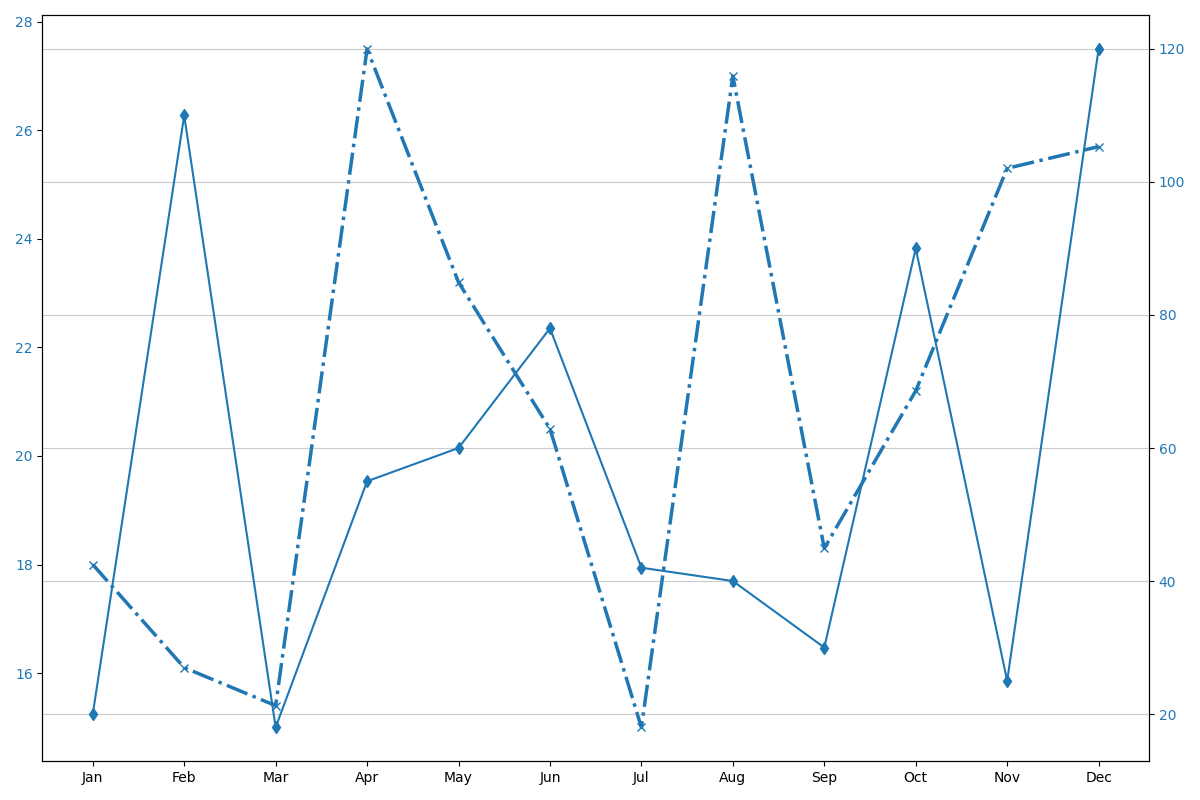

Recreate this plot in Python.
import matplotlib.pyplot as plt

months = ["Jan", "Feb", "Mar", "Apr", "May", "Jun", "Jul", "Aug", "Sep", "Oct", "Nov", "Dec"]
temperatures = [18.0, 16.1, 15.4, 27.5, 23.2, 20.5, 15.0, 27.0, 18.3, 21.2, 25.3, 25.7]
rainfall = [20, 110, 18, 55, 60, 78, 42, 40, 30, 90, 25, 120]

fig, ax1 = plt.subplots(figsize=(12, 8))

consistent_color = 'tab:blue'

ax1.plot(months, temperatures, color=consistent_color, marker='x', linestyle='-.', linewidth=2.5)
ax1.tick_params(axis='y', labelcolor=consistent_color)

ax2 = ax1.twinx()

ax2.plot(months, rainfall, color=consistent_color, marker='d', linestyle='-', linewidth=1.5)
ax2.tick_params(axis='y', labelcolor=consistent_color)
ax2.grid(axis='y', linestyle='-', color='gray', alpha=0.4)

plt.tight_layout()
plt.show()
